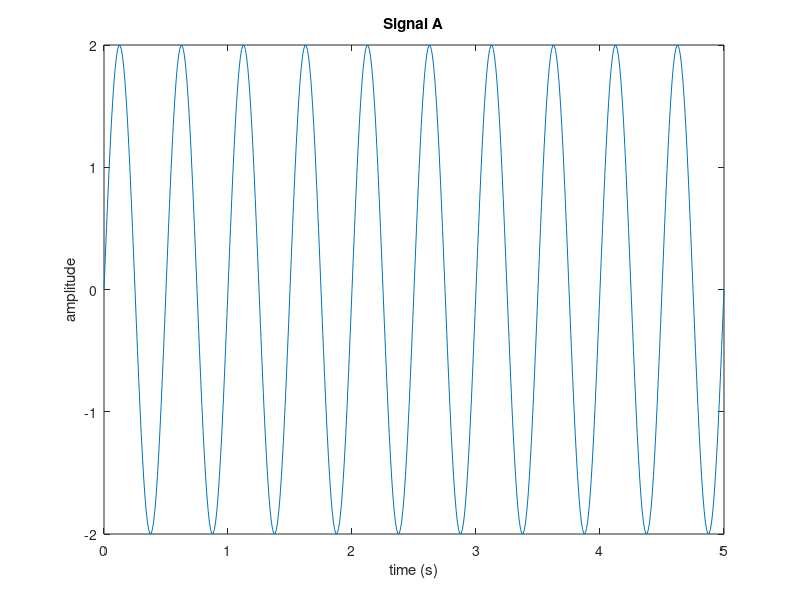
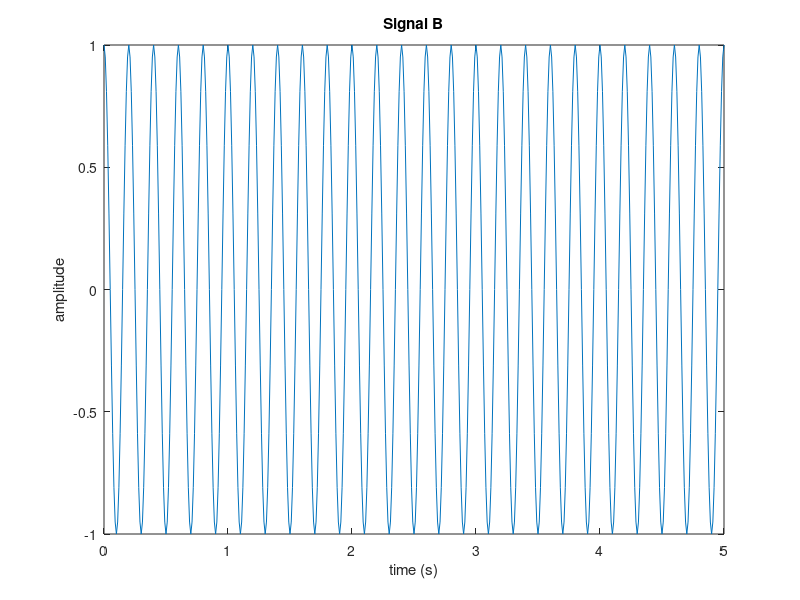
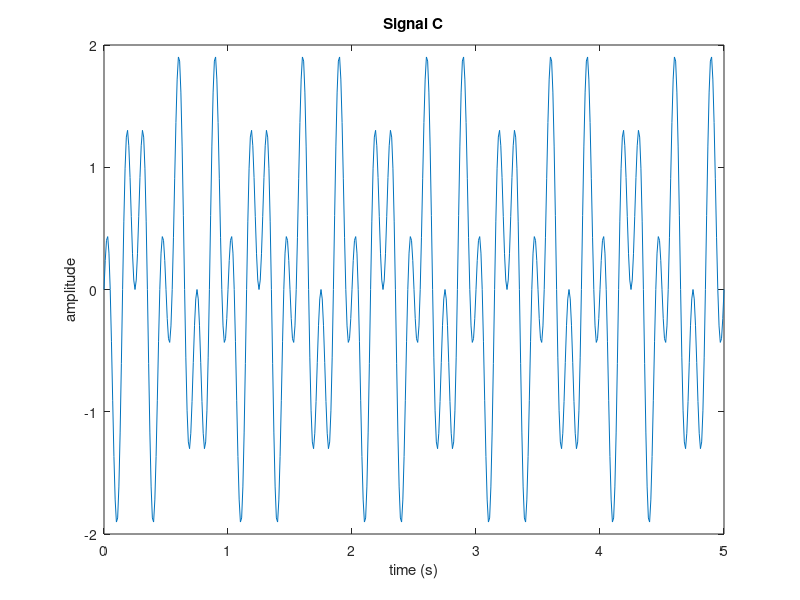
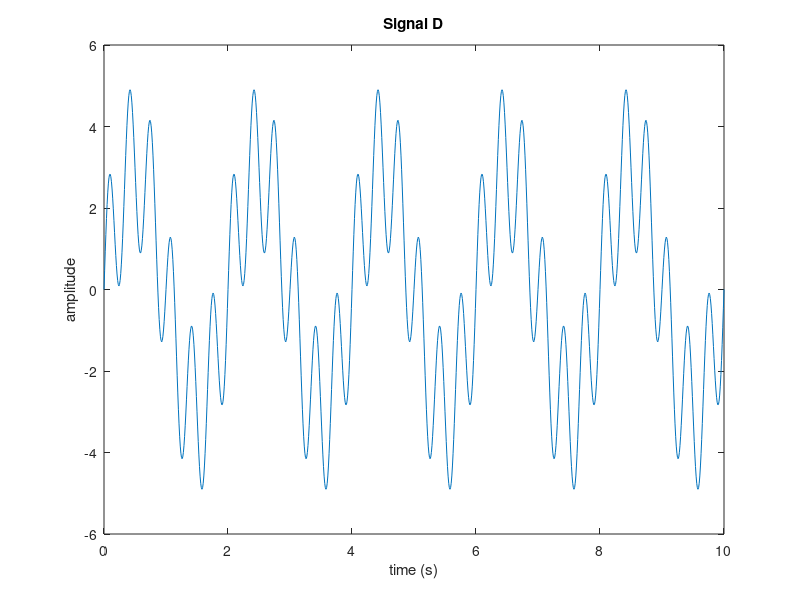

Reproduce these figures in MATLAB, in order.
%Ex 1., 2., 3. & 4.

Ta = 0.01;
%a)
t = [0:Ta:5];
x = 2*sin(4*pi*t);

figure(1);
plot(t,x);
xlabel('time (s)');
ylabel('amplitude');
title('Signal A');

%b)
t = [0:Ta:5];
y = cos(10*pi*t);

figure(2);
plot(t,y);
xlabel('time (s)');
ylabel('amplitude');
title('Signal B');

%c)
z = times(x,y);
%OR: z = x.*y; ->Operacao de mult. elemento a elemento

figure(3);
plot(t,z);
xlabel('time (s)');
ylabel('amplitude');
title('Signal C');


%d)
t = [0:Ta:10];
w = plus(3*sin(pi*t),2*sin(6*pi*t));

figure(4);
plot(t,w);
xlabel('time (s)');
ylabel('amplitude');
title('Signal D');


%e)
t1 = [0:Ta:5];
t2 = [0:Ta:5];
N = length(t1);
q = zeros(N,N);
for i=1:N
   q(:,i) = 2*sin(2*pi*(2*t1+2*t2(i)));
end

figure(5);
mesh(t1,t2,q)
xlabel('time 1 (s)');
ylabel('time 2 (s)');
title('Signal E');


%Conclusao:  Maior tempo de amostragem: Representacao menos accurate do sinal mas ocupa menos memoria e e mais rapido


%Ex 3.

figure(6);
xlabel('time (s)');
ylabel('amplitude');
title('Ex 3');
hold on;


t = [0:Ta:5];
plot(t,x,"r");
plot(t,y,"--b","linewidth",3);
plot(t,z,"-g.");
t = [0:Ta:10];
plot(t,w,"y","linewidth",3);


%Ex 4.

figure(5);
mesh(t1,t2,q)
xlabel('time 1 (s)');
ylabel('time 2 (s)');
title('Signal E');

colorbar;
cmap = colormap;
cmap_gray = [[0:(1/64):1]' [0:(1/64):1]' [0:(1/64):1]']; % caderno Pratica 1/10/18
colormap(cmap_gray);

